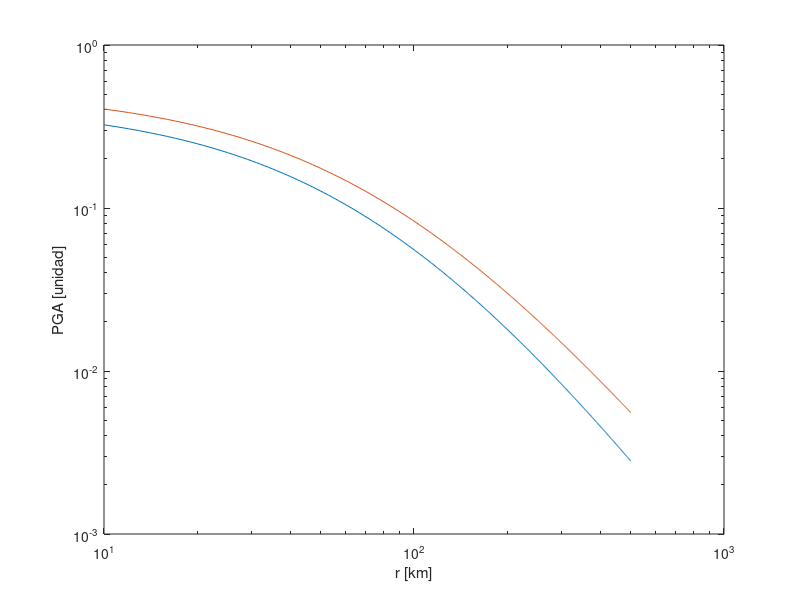

Reproduce this figure in MATLAB. (Note: this script raises an error after producing the figure.)
%% Inicializar
clear variables
close all
clc
%% P1
%% P1.1
% Graficar PGA promedio esperado para un terremoto tipo interplaca vs la
% distancia r, con las condiciones
% H = 37 km; r = 10:1:500; Mw = [7.0;8.0;8.8]
% Comparar resultados
C1_rock = 0.00;
C2_rock = 0.00;
C3_rock = -2.552;
C4_rock = 1.45; % * Standard deviation for magnitud greater than 8 is equal to the value for magnitud equal to 8
C5_rock = -0.1; % *

% Para suelo (soil)
C1_soil = 0.00;
C2_soil = 0.00;
C3_soil = -2.329;
C4_soil = 1.45;
C5_soil = -0.1;

Zt_var = 0;
H_var = 37;
Mw_vector = [7.0; 8.0; 8.8];
r = (10:1:500).';

for Mw = 1:3
    Mw_var = Mw_vector(Mw,1);
    for r_var = 1:length(r)
        puntos_rock(r_var,Mw) = exp(0.2418 + 1.414*Mw_var + C1_rock + C2_rock*(10-Mw_var)^3 + C3_rock*log(r(r_var,1) + 1.7818*exp(0.544*Mw_var)) + 0.00607*H_var + 0.3846*Zt_var);
        puntos_soil(r_var,Mw) = exp(-0.6687 + 1.438*Mw_var + C1_soil + C2_soil*(10-Mw_var)^3 + C3_soil*log(r(r_var,1) + 1.097*exp(0.617*Mw_var)) + 0.00648*H_var + 0.3643*Zt_var);
    end
%     fprintf('Mw %f Roca \n',Mw_var)

    figure
    loglog(r,puntos_rock(:,Mw))
    hold on
    loglog(r,puntos_soil(:,Mw))
    xlabel('r [km]')
    ylabel('PGA [unidad]')
    title('PGA, sismo magnitud', Mw_var)
    legend('Roca','Suelo')
    hold off
%     fprintf('Mw %f Suelo \n',Mw_var)
%     figure
%     loglog(r,puntos_soil(:,Mw))
%     xlabel('r [km]')
%     ylabel('PGA suelo[unidad]')
%     title('PGA para suelo, sismo magnitud', Mw_var)
end


%% P1.2
% Para un periodo de $T_n = 2.0 [sec]$ y un amortiguamiento de $\xi = 0.05$

% Para roca
C1_rock = -3.328;
C2_rock = -0.0080;
C3_rock = -2.1070;
C4_rock = 1.55;
C5_rock = -0.1;

% Para suelo
C1_soil = -6.433;
C2_soil = -0.0164;
C3_soil = -1.290;
C4_soil = 1.55;
C5_soil = -0.1;

for Mw = 1:3
    Mw_var = Mw_vector(Mw,1);
    for r_var = 1:length(r)
        puntos_rock(r_var,Mw) = exp(0.2418 + 1.414*Mw_var + C1_rock + C2_rock*(10-Mw_var)^3 + C3_rock*log(r(r_var,1) + 1.7818*exp(0.544*Mw_var)) + 0.00607*H_var + 0.3846*Zt_var);
        puntos_soil(r_var,Mw) = exp(-0.6687 + 1.438*Mw_var + C1_soil + C2_soil*(10-Mw_var)^3 + C3_soil*log(r(r_var,1) + 1.097*exp(0.617*Mw_var)) + 0.00648*H_var + 0.3643*Zt_var);
    end
%     fprintf('Mw %f Roca \n',Mw_var)

    figure
    loglog(r,puntos_rock(:,Mw))
    hold on
    loglog(r,puntos_soil(:,Mw))
    xlabel('r [km]')
    ylabel('PGA [g]')
    title('PGA con T_n = 2, sismo magnitud', Mw_var)
    legend('Roca','Suelo')
    hold off

%     fprintf('Mw %f Suelo \n',Mw_var)
%     figure
%     loglog(r,puntos_soil(:,Mw))
%     xlabel('r [km]')
%     ylabel('PGA suelo[unidad]')
%     title('PGA para suelo, sismo magnitud', Mw_var)
end
